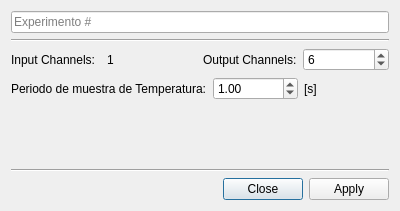
<?xml version="1.0" encoding="UTF-8"?>
<ui version="4.0">
 <class>Dialog</class>
 <widget class="QDialog" name="Dialog">
  <property name="geometry">
   <rect>
    <x>0</x>
    <y>0</y>
    <width>400</width>
    <height>211</height>
   </rect>
  </property>
  <property name="windowTitle">
   <string>Dialog</string>
  </property>
  <layout class="QVBoxLayout" name="verticalLayout">
   <item>
    <layout class="QVBoxLayout" name="config_layout">
     <item>
      <layout class="QHBoxLayout" name="import_connect_layout"/>
     </item>
     <item>
      <widget class="QLineEdit" name="exp_line_edit">
       <property name="text">
        <string/>
       </property>
       <property name="placeholderText">
        <string>Experimento #</string>
       </property>
      </widget>
     </item>
     <item>
      <layout class="QHBoxLayout" name="horizontalLayout"/>
     </item>
     <item>
      <widget class="Line" name="line_8">
       <property name="orientation">
        <enum>Qt::Horizontal</enum>
       </property>
      </widget>
     </item>
     <item>
      <layout class="QHBoxLayout" name="exp_layout">
       <item>
        <layout class="QHBoxLayout" name="ch_conf_layout">
         <item>
          <layout class="QHBoxLayout" name="input_ch_layout">
           <item>
            <widget class="QLabel" name="input_ch_label">
             <property name="text">
              <string>Input Channels:</string>
             </property>
            </widget>
           </item>
           <item>
            <widget class="QLabel" name="n_channel_label">
             <property name="text">
              <string>1</string>
             </property>
            </widget>
           </item>
          </layout>
         </item>
         <item>
          <layout class="QHBoxLayout" name="output_ch_layout">
           <item>
            <widget class="QLabel" name="output_ch_label">
             <property name="text">
              <string>Output Channels:</string>
             </property>
            </widget>
           </item>
           <item>
            <widget class="QSpinBox" name="output_ch_input">
             <property name="minimum">
              <number>1</number>
             </property>
             <property name="maximum">
              <number>15</number>
             </property>
             <property name="value">
              <number>6</number>
             </property>
            </widget>
           </item>
          </layout>
         </item>
        </layout>
       </item>
      </layout>
     </item>
     <item>
      <layout class="QFormLayout" name="from_settings">
       <item row="0" column="0">
        <widget class="QLabel" name="sampling_period">
         <property name="text">
          <string>Periodo de muestra de Temperatura:</string>
         </property>
        </widget>
       </item>
       <item row="0" column="1">
        <layout class="QHBoxLayout" name="sampling_layout">
         <item>
          <widget class="QDoubleSpinBox" name="periodo_muestreo_input">
           <property name="value">
            <double>1.000000000000000</double>
           </property>
          </widget>
         </item>
         <item>
          <widget class="QLabel" name="label">
           <property name="text">
            <string>[s]</string>
           </property>
          </widget>
         </item>
        </layout>
       </item>
      </layout>
     </item>
    </layout>
   </item>
   <item>
    <widget class="Line" name="line_4">
     <property name="orientation">
      <enum>Qt::Horizontal</enum>
     </property>
    </widget>
   </item>
   <item>
    <widget class="QDialogButtonBox" name="buttonBox">
     <property name="orientation">
      <enum>Qt::Horizontal</enum>
     </property>
     <property name="standardButtons">
      <set>QDialogButtonBox::Apply|QDialogButtonBox::Close</set>
     </property>
    </widget>
   </item>
  </layout>
 </widget>
 <resources/>
 <connections>
  <connection>
   <sender>buttonBox</sender>
   <signal>accepted()</signal>
   <receiver>Dialog</receiver>
   <slot>accept()</slot>
   <hints>
    <hint type="sourcelabel">
     <x>248</x>
     <y>254</y>
    </hint>
    <hint type="destinationlabel">
     <x>157</x>
     <y>274</y>
    </hint>
   </hints>
  </connection>
  <connection>
   <sender>buttonBox</sender>
   <signal>rejected()</signal>
   <receiver>Dialog</receiver>
   <slot>reject()</slot>
   <hints>
    <hint type="sourcelabel">
     <x>316</x>
     <y>260</y>
    </hint>
    <hint type="destinationlabel">
     <x>286</x>
     <y>274</y>
    </hint>
   </hints>
  </connection>
 </connections>
</ui>
